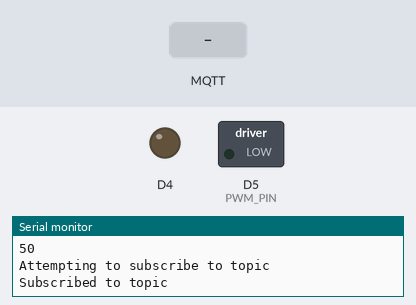
A sketch run on a simulated ESP8266 (NodeMCU). Parts: switched loads named in the sketch (green lamp = pin HIGH), output pins drawn as LEDs (lit = HIGH), the last lines printed to the serial monitor. The test bench sets the inputs (shaded band). WiFi joins after 1.5 s; servers stay silent unless stated; storage starts empty; no MQTT or app messages arrive unless stated.

Above: at 2.7 s.
2.8 s: MQTT message "1" arrives on the first subscribed topic
At 3.8 s:
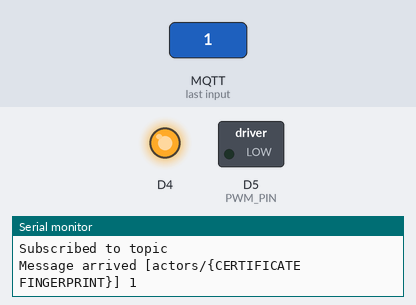
4.3 s: MQTT message "on" arrives on the first subscribed topic
5.8 s: MQTT message "off" arrives on the first subscribed topic
Timing chart, 0 to 8.8 s (numbered marks = the images above; inputs shaded):
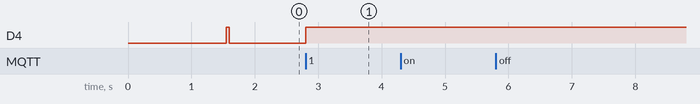

Measured:
- after the input at 2.8 s, D4: LOW → HIGH at once

The sketch:

actor.ino
```cpp
#include <Arduino.h>
#include <ArduinoJson.h>
#include <ESP8266WiFi.h>
#include <PubSubClient.h>
#include "FS.h"

//Motor pin to pulse
const int PWM_PIN = D5;

//Wifi access point ssid
const char* ssid = "{SSID}";
//Wifi password
const char* password = "{PASSWORD}";

//MQTT server url
const char* mqtt_server = "{MQTT SERVER}";
//MQTT port
const unsigned int mqtt_port = 8883;
//MQTT client id
const char* client_id = "Actor";

//TSL enabled wifi client
WiFiClientSecure espClient;
//MQTT client
PubSubClient client(espClient);

//Motor states
typedef enum {
  standby,
  running
} MotorState;

//Motor parameters
typedef struct {
  MotorState state;
  unsigned int duration;
} MotorParameters;

//Current motor parameters
MotorParameters current_motor_parameters;

//start time of the motor
unsigned long startTime = 0;

/*
Method to setup wifi connection.
*/
void setup_wifi() {
  delay(10);

  Serial.println();
  Serial.print("Connecting to ");
  Serial.println(ssid);

  WiFi.begin(ssid, password);

  //Try connecting
  while (WiFi.status() != WL_CONNECTED)
  {
    delay(500);
    Serial.print(".");
  }

  Serial.println("");
  Serial.println("WiFi connected");
  Serial.println("IP address: ");
  Serial.println(WiFi.localIP());
}

/*
Method to load the SSL self signed certificates into the wifi client.
The certificates have to be DER formatted and located on the SPIFFS file system.
*/
bool loadCertificates()
{
    bool success = SPIFFS.begin();;

    File ca = SPIFFS.open("/ca.crt", "r");
    if (!espClient.loadCACert(ca, ca.size()))
    {
        success = false;
        Serial.println("Failed to load root CA certificate!");
    }

    File cert = SPIFFS.open("/cert.crt", "r");
    if (!espClient.loadCertificate(cert, cert.size()))
    {
        success = false;
        Serial.println("Failed to load client certificate!");
    }

    File key = SPIFFS.open("/priv.key", "r");
    if (!espClient.loadPrivateKey(key, key.size()))
    {
        success = false;
        Serial.println("Failed to load private key!");
    }

    return success;
}

/*
Method to start the DC motor connected to PWM_PIN.

\param speed Motor speed between 0% and 100%
\param duration Duration in milliseconds to keep the motor running
*/
void start_motor(float speed, unsigned int duration) {
  current_motor_parameters.duration = duration;

  Serial.printf("Starting motor");

  float pwm_speed = speed * 10.23f;
  analogWrite(PWM_PIN, pwm_speed);

  current_motor_parameters.state = running;
  startTime = millis();
}

/*
Method to stop the DC motor connected to PWM_PIN.
*/
void stop_motor() {
  analogWrite(PWM_PIN, 0);
  current_motor_parameters.state = standby;
  Serial.printf("Stopping motor");
}

/*
Method to update the motor state by checking the duration, the motor has been running for.
*/
void update_motor_state() {
  if (current_motor_parameters.state == running) {
    unsigned long currentTime = millis();
    if (currentTime - startTime >= current_motor_parameters.duration) {
      stop_motor();
    }
  }
}

/*
Callback which is called when a MQTT message arrives.

\param topic The topic on which the message was sent to
\param payload The JSON formatted message payload
\param length The payload length
*/
void callback(char* topic, byte* payload, unsigned int length) {
  delay(1);
  digitalWrite(BUILTIN_LED, HIGH);
  Serial.print("Message arrived [");
  Serial.print(topic);
  Serial.print("] ");
  for (unsigned int i = 0; i < length; i++) {
    Serial.print((char)payload[i]);
  }
  Serial.println();

  StaticJsonBuffer<150> jsonBuffer; //Create a json buffer for parsing the payload
  JsonObject& root = jsonBuffer.parseObject(payload); //parse the payload

  if (!root.success()) {
    return;
  }

  float speed = root["speed"];
  unsigned int duration = root["duration"];

  start_motor(speed, duration);
  digitalWrite(BUILTIN_LED, LOW);
}

/*
Method to connect or reconnect to the MQTT server.
*/
void reconnect() {
  digitalWrite(BUILTIN_LED, HIGH);
  //Loop until we're reconnected
  while (!client.connected()) {
    Serial.print("Attempting MQTT connection...");
    //Attempt to connect
    unsigned long start = millis();

    if (client.connect(client_id, "", "")) {
      Serial.println("connected");
      Serial.println(millis()-start);
      //... and resubscribe
      Serial.println("Attempting to subscribe to topic");
      bool res = client.subscribe("actors/{CERTIFICATE FINGERPRINT}");
      if (res) {
        Serial.println("Subscribed to topic");
        digitalWrite(BUILTIN_LED, LOW);
      } else {
        Serial.println("failed");
      }
    } else {
      Serial.print("failed, rc=");
      Serial.print(client.state());
      Serial.println(" try again in 1 seconds");
      //Wait 1 seconds before retrying
      delay(1000);
    }
  }
}

void setup() {
  Serial.begin(115200);
  pinMode(PWM_PIN, OUTPUT);
  pinMode(BUILTIN_LED, OUTPUT); //Initialize the BUILTIN_LED pin as an output

  setup_wifi();
  loadCertificates();

  client.setServer(mqtt_server, mqtt_port);
  client.setCallback(callback);
}

void loop() {
  if (!client.connected()) {
    reconnect();
  }
  client.loop(); //MQTT client loop

  update_motor_state();
}
```
